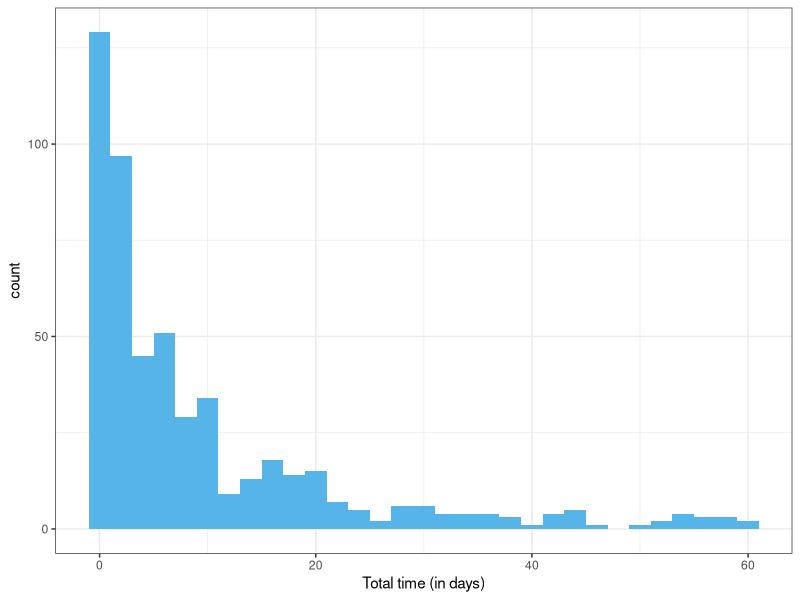

Write the R code that produced this figure.
# Title     : TODO
# Objective : Histogram
# Created by: oscarhernandezlopez
# Created on: 18/06/21

require(ggplot2)

getwd()

data<-read.csv("Investigation_time-Table_1.csv",
               header = TRUE,
               sep = ",",
               stringsAsFactors = FALSE,
               skip = 11)

ggplot(data = data, aes(data$Total.time)) + geom_histogram(fill="#56B4E9",binwidth = 2) +
  xlab("Total time (in days)") +
  theme_bw()


